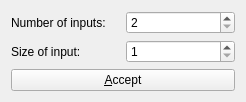
<?xml version="1.0" encoding="UTF-8"?>
<ui version="4.0">
 <class>Form</class>
 <widget class="QWidget" name="Form">
  <property name="geometry">
   <rect>
    <x>0</x>
    <y>0</y>
    <width>246</width>
    <height>97</height>
   </rect>
  </property>
  <property name="windowTitle">
   <string>Gate</string>
  </property>
  <layout class="QVBoxLayout" name="verticalLayout">
   <item>
    <layout class="QHBoxLayout" name="horizontalLayout">
     <item>
      <widget class="QLabel" name="label">
       <property name="text">
        <string>Number of inputs:</string>
       </property>
      </widget>
     </item>
     <item>
      <widget class="QSpinBox" name="numInput">
       <property name="minimum">
        <number>2</number>
       </property>
       <property name="maximum">
        <number>32768</number>
       </property>
      </widget>
     </item>
    </layout>
   </item>
   <item>
    <layout class="QHBoxLayout" name="horizontalLayout_2">
     <item>
      <widget class="QLabel" name="label_2">
       <property name="text">
        <string>Size of input:</string>
       </property>
      </widget>
     </item>
     <item>
      <widget class="QSpinBox" name="sizeInput">
       <property name="minimum">
        <number>1</number>
       </property>
       <property name="maximum">
        <number>32768</number>
       </property>
       <property name="value">
        <number>1</number>
       </property>
      </widget>
     </item>
    </layout>
   </item>
   <item>
    <widget class="QPushButton" name="acceptButton">
     <property name="text">
      <string>&amp;Accept</string>
     </property>
    </widget>
   </item>
  </layout>
 </widget>
 <resources/>
 <connections/>
</ui>
